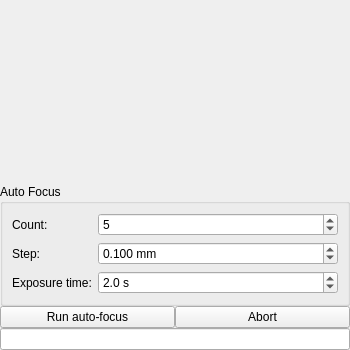
<?xml version="1.0" encoding="UTF-8"?>
<ui version="4.0">
 <class>AutoFocusWidget</class>
 <widget class="QWidget" name="AutoFocusWidget">
  <property name="geometry">
   <rect>
    <x>0</x>
    <y>0</y>
    <width>350</width>
    <height>350</height>
   </rect>
  </property>
  <property name="windowTitle">
   <string>Form</string>
  </property>
  <layout class="QVBoxLayout" name="verticalLayout" stretch="1,0,0,0">
   <property name="spacing">
    <number>0</number>
   </property>
   <property name="leftMargin">
    <number>0</number>
   </property>
   <property name="topMargin">
    <number>0</number>
   </property>
   <property name="rightMargin">
    <number>0</number>
   </property>
   <property name="bottomMargin">
    <number>0</number>
   </property>
   <item>
    <widget class="QFrame" name="framePlot">
     <property name="frameShape">
      <enum>QFrame::Shape::NoFrame</enum>
     </property>
     <property name="frameShadow">
      <enum>QFrame::Shadow::Raised</enum>
     </property>
    </widget>
   </item>
   <item>
    <widget class="QGroupBox" name="groupBox">
     <property name="title">
      <string>Auto Focus</string>
     </property>
     <layout class="QFormLayout" name="formLayout">
      <item row="0" column="0">
       <widget class="QLabel" name="label">
        <property name="text">
         <string>Count:</string>
        </property>
       </widget>
      </item>
      <item row="0" column="1">
       <widget class="QSpinBox" name="spinCount">
        <property name="minimum">
         <number>1</number>
        </property>
        <property name="maximum">
         <number>20</number>
        </property>
        <property name="value">
         <number>5</number>
        </property>
       </widget>
      </item>
      <item row="1" column="0">
       <widget class="QLabel" name="label_2">
        <property name="text">
         <string>Step:</string>
        </property>
       </widget>
      </item>
      <item row="1" column="1">
       <widget class="QDoubleSpinBox" name="spinStep">
        <property name="suffix">
         <string> mm</string>
        </property>
        <property name="decimals">
         <number>3</number>
        </property>
        <property name="minimum">
         <double>0.001000000000000</double>
        </property>
        <property name="maximum">
         <double>10.000000000000000</double>
        </property>
        <property name="value">
         <double>0.100000000000000</double>
        </property>
       </widget>
      </item>
      <item row="2" column="0">
       <widget class="QLabel" name="label_3">
        <property name="text">
         <string>Exposure time:</string>
        </property>
       </widget>
      </item>
      <item row="2" column="1">
       <widget class="QDoubleSpinBox" name="spinExposureTime">
        <property name="suffix">
         <string> s</string>
        </property>
        <property name="decimals">
         <number>1</number>
        </property>
        <property name="minimum">
         <double>0.100000000000000</double>
        </property>
        <property name="maximum">
         <double>3600.000000000000000</double>
        </property>
        <property name="value">
         <double>2.000000000000000</double>
        </property>
       </widget>
      </item>
     </layout>
    </widget>
   </item>
   <item>
    <layout class="QHBoxLayout" name="horizontalLayout">
     <item>
      <widget class="QPushButton" name="buttonRunAutoFocus">
       <property name="text">
        <string>Run auto-focus</string>
       </property>
      </widget>
     </item>
     <item>
      <widget class="QPushButton" name="buttonAbort">
       <property name="text">
        <string>Abort</string>
       </property>
      </widget>
     </item>
    </layout>
   </item>
   <item>
    <widget class="QLineEdit" name="labelStatus">
     <property name="alignment">
      <set>Qt::AlignmentFlag::AlignCenter</set>
     </property>
     <property name="readOnly">
      <bool>true</bool>
     </property>
    </widget>
   </item>
  </layout>
 </widget>
 <tabstops>
  <tabstop>spinCount</tabstop>
  <tabstop>spinStep</tabstop>
  <tabstop>spinExposureTime</tabstop>
  <tabstop>buttonRunAutoFocus</tabstop>
  <tabstop>buttonAbort</tabstop>
  <tabstop>labelStatus</tabstop>
 </tabstops>
 <resources/>
 <connections/>
</ui>
